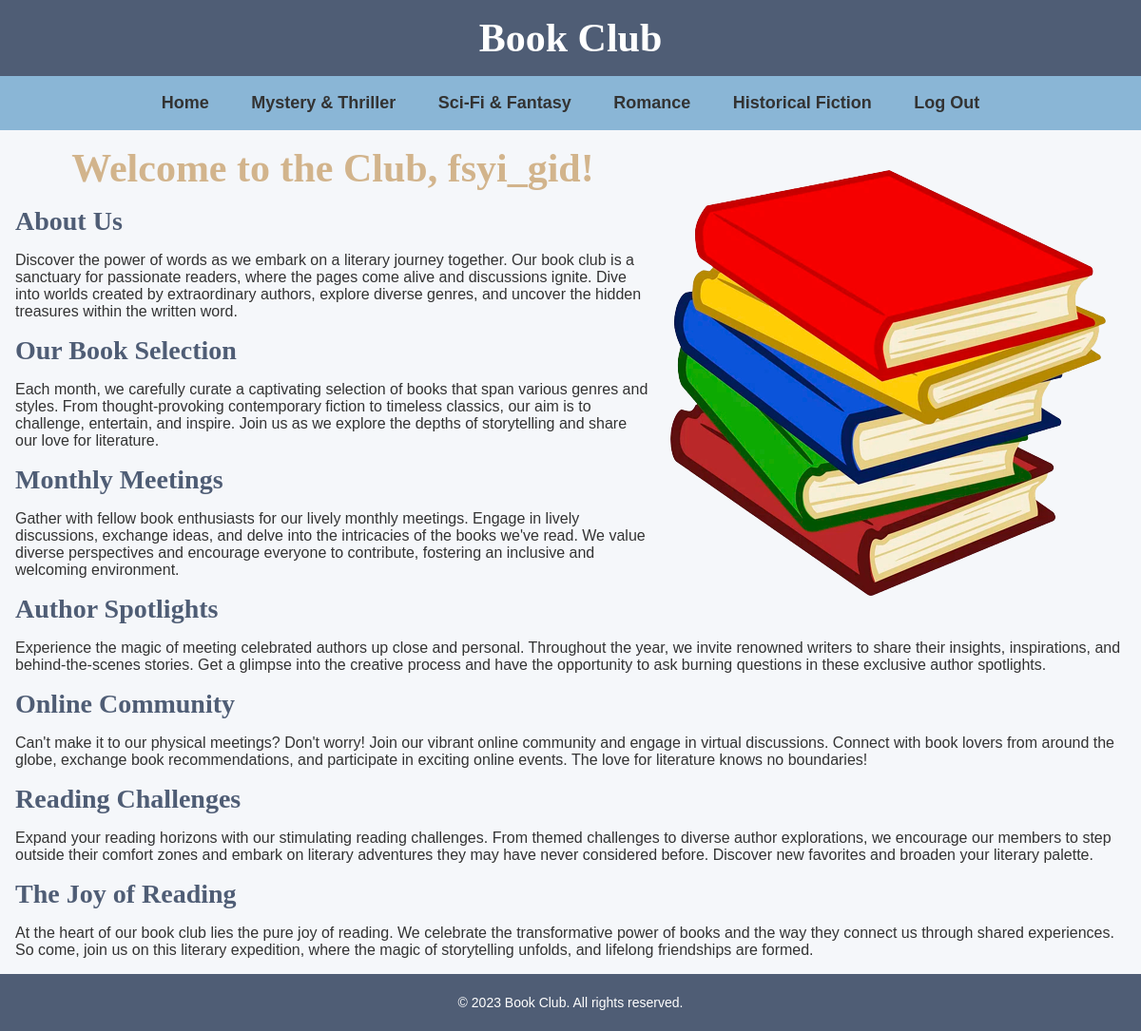
The app's page / (signed in) with its own data.
### main/models.py (models this page shows, shortened)
class Genre(models.Model):
	name = models.CharField(max_length=32)
	description = models.TextField()

### main/views.py (the view)
# urls.py: path('', views.index, name='index'),
def index(request):
	return render(request, 'main/index.html', {
		'genres': Genre.objects.all(),
	})

### main/templates/main/index.html
{% extends "main/layout.html" %}
{% load static %}
{% block main %}
    <div class="container">
		<img src="{% static 'main/stack.png' %}">
    {% if request.user.is_authenticated %}
		<h1>Welcome to the Club, {{ request.user }}!</h1>
    {% else %}
        <h1>Welcome to the Club!</h1>
    {% endif %}
        <h2>About Us</h2>
        <p>
            Discover the power of words as we embark on a literary journey together. Our book club is a sanctuary for passionate readers, where the pages come alive and discussions ignite. Dive into worlds created by extraordinary authors, explore diverse genres, and uncover the hidden treasures within the written word.
        </p>
        <h2>Our Book Selection</h2>
        <p>
            Each month, we carefully curate a captivating selection of books that span various genres and styles. From thought-provoking contemporary fiction to timeless classics, our aim is to challenge, entertain, and inspire. Join us as we explore the depths of storytelling and share our love for literature.
        </p>
        <h2>Monthly Meetings</h2>
        <p>
            Gather with fellow book enthusiasts for our lively monthly meetings. Engage in lively discussions, exchange ideas, and delve into the intricacies of the books we've read. We value diverse perspectives and encourage everyone to contribute, fostering an inclusive and welcoming environment.
        </p>
        <h2>Author Spotlights</h2>
        <p>
            Experience the magic of meeting celebrated authors up close and personal. Throughout the year, we invite renowned writers to share their insights, inspirations, and behind-the-scenes stories. Get a glimpse into the creative process and have the opportunity to ask burning questions in these exclusive author spotlights.
        </p>
        <h2>Online Community</h2>
        <p>
            Can't make it to our physical meetings? Don't worry! Join our vibrant online community and engage in virtual discussions. Connect with book lovers from around the globe, exchange book recommendations, and participate in exciting online events. The love for literature knows no boundaries!
        </p>
        <h2>Reading Challenges</h2>
        <p>
            Expand your reading horizons with our stimulating reading challenges. From themed challenges to diverse author explorations, we encourage our members to step outside their comfort zones and embark on literary adventures they may have never considered before. Discover new favorites and broaden your literary palette.
        </p>
        <h2>The Joy of Reading</h2>
        <p>
            At the heart of our book club lies the pure joy of reading. We celebrate the transformative power of books and the way they connect us through shared experiences. So come, join us on this literary expedition, where the magic of storytelling unfolds, and lifelong friendships are formed.
        </p>
    </div>
{% endblock %}

### main/templates/main/layout.html (shortened to what this page needs)
{% load static %}
<!DOCTYPE html>
<html>
<head>
	<link rel="stylesheet" href="{% static 'main/style.css' %}">
</head>
<body>
	<header>
        <h1>Book Club</h1>
    </header>
    <nav>
        <ul>
            <li><a href="{% url 'index' %}">Home</a></li>
        {% for genre in genres %}
            <li><a href="{% url 'genre' genre.id %}">{{ genre.name }}</a></li>
        {% endfor %}
        {% if not request.user.is_authenticated %}
            <li><a href="{% url 'login' %}">Log In</a></li>
            <li><a href="{% url 'signup' %}">Sign Up</a></li>
        {% else %}
            <li><a href="{% url 'logout' %}">Log Out</a></li>
        {% endif %}
        </ul>
    </nav>
    {% block main %}
    {% endblock %}
    <footer>
        <p>&copy; 2023 Book Club. All rights reserved.</p>
    </footer>
</body>
</html>

### main/static/main/style.css (style rules this page uses)
body { margin: 0; padding: 0; font-family: "Arial", sans-serif; background-color: #F5F7FA; color: #333333; }
header { background-color: #4F5D75; padding: 1rem; text-align: center; }
h1 { font-size: 42px; color: #FFFFFF; margin: 0; font-family: "Georgia", serif; }
nav { background-color: #8AB6D6; color: #333333; padding: 0.5rem 0; text-align: center; }
nav ul { list-style: none; margin: 0; padding: 0; }
nav ul li { display: inline-block; }
nav ul li a { display: block; padding: 10px 20px; color: #333333; text-decoration: none; font-size: 18px; font-family: "Arial", sans-serif; font-weight: bold; }
.container { margin: 1rem; }
.container h1 { text-align: center; color: tan; }
.container img { float: right; }
h2 { font-size: 28px; color: #4F5D75; margin: 1rem 0; font-family: "Georgia", serif; }
p, a, li { font-family: "Verdana", sans-serif; }
footer { background-color: #4F5D75; color: #FFFFFF; padding: 0.5rem; text-align: center; font-size: 14px; font-family: "Arial", sans-serif; }

### records on screen
Genre: name "Mystery & Thriller"
Genre: name "Sci-Fi & Fantasy"
Genre: name "Romance"
Genre: name "Historical Fiction"

### other values on screen
{{ request.user }} "fsyi_gid"
